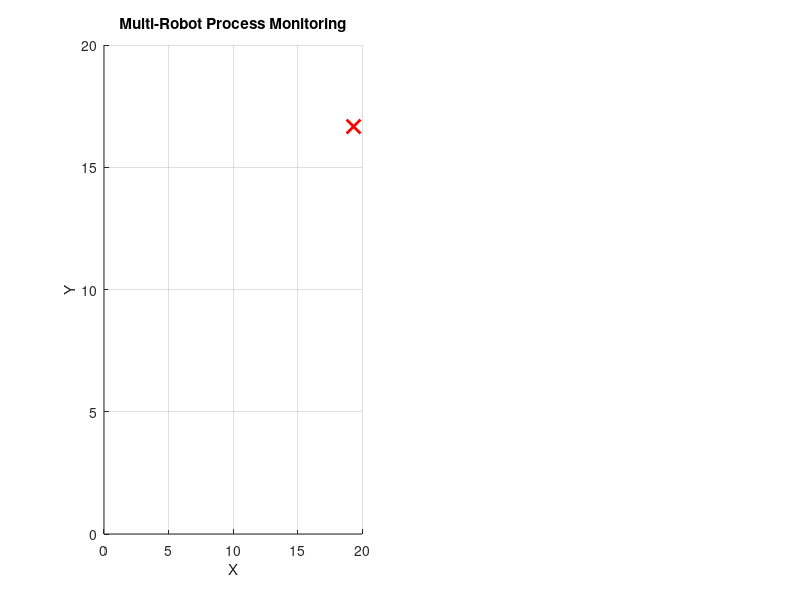

Source code (MATLAB): (Note: this script raises an error after producing the figure.)
clear all
close all

%% Simulation Parameters
M = 5;                  % Number of robots
N = 1;                  % Number of processes
dt = 0.1;               % Time step [s]
sim_time = 60         % Simulation time [s]
show_contour = true;    % Show measurement quality contours
kalman = 1;             % Toggle for using kalman filter (only works for N=1)
show_all_measurements = 0;

% Map bounderies
xmax_m = 20;
ymax_m = 20;
xmin_m = 0;
ymin_m = 0;
sigmoid = @(x,v) 1 ./ (1+exp(-v*x));
%% Process Parameters (Double Integrated Random Walk)
proc_pos = ([xmax_m ymax_m]-[xmin_m ymin_m]).*rand(N,2) + [xmin_m ymin_m];  % Place process positions randomly within the map boundaries.
A = cell(1,N);          % State transition matrices
G = cell(1,N);          % Process noise matrices
C = cell(1,N);          % Measurement matrices
Q = cell(1,N);          % Process noise covariance

for n = 1:N
    A{n} = [1 dt; 0 1];
    G{n} = [dt^2/2; dt];
    C{n} = [1 0];       % Measure position only
    Q{n} = 0.1;         % Process noise variance
end

%% Measurement Noise Function (R increases with distance)
R0 = 0.1;               % Minimum noise variance
R_max = 1000;            % Maximum noise variance
R_func = @(d) 0.01*exp(0.5*d);

%% Robot Initialization
% Generate initial positions in a diagonal line starting from (10, 10)
%robot_pos = [10, 10] + (0:M-1)'*[1, 1]; % MOHAMAD
robot_posX = (xmax_m - xmin_m)*rand(M,1) + xmin_m;
robot_posY = (ymax_m - ymin_m)*rand(M,1) + ymin_m;
robot_pos = [robot_posX robot_posY];

% Set initial orientations to be equally spaced around a circle
%robot_theta = (0:M-1)'*(2*pi/M); % MOHAMAD
robot_theta = rand(M,1) * 2*pi;
robot_v = zeros(M,1);          % Linear velocities
robot_omega = zeros(M,1);      % Angular velocities
%% Movement Parameters
max_speed = 0.8*2;        % Maximum robot speed
max_omega = pi/2;       % Maximum angular velocity
change_prob = 0.1;      % Probability of changing direction

%% Process States (Position and Velocity)
z = zeros(2, N);        % Each column = [position; velocity] for the process

%% Simulation Setup
T = sim_time/dt;        % Number of simulation steps
t_vec = (0:T-1) * dt;   % Time vector for plotting

%% Create storage for time-series data
% true_vals_time(k,n) = true value of process n at time-step k
true_vals_time = zeros(T, N);

% meas_vals_time(k,m,n) = measurement of process n by robot m at time-step k
meas_vals_time = zeros(T, M, N);

%% Initialize kalman filter
if kalman
kalman_estimates = zeros(T,2);
Q_kalman = [Q{1} 0; 0 Q{1}];
C_kalman = zeros(M,2);
for m=1:M
    C_kalman(m,:) = C{1};
end
z0 = [0;0];
P0 = Q_kalman;
z_pred = z0;
P_pred = P0;
R_kalman = zeros(M,M);
y_multi = zeros(M,1);
end
%% Figure with Two Subplots
figure;

% Left subplot: Animation
subplot(1,2,1);
hold on;
axis([xmin_m xmax_m ymin_m ymax_m]);
grid on;
title('Multi-Robot Process Monitoring');
xlabel('X'); ylabel('Y');

% Plot the (fixed) processes
proc_plot = plot(proc_pos(:,1), proc_pos(:,2), 'rx',...
    'MarkerSize', 10, 'LineWidth', 2);

% Initialize robot quiver objects
robot_quivers = gobjects(M,1);
for m = 1:M
    robot_quivers(m) = quiver(robot_pos(m,1), robot_pos(m,2),...
        0.5*cos(robot_theta(m)), 0.5*sin(robot_theta(m)),...
        'b', 'LineWidth', 2, 'MaxHeadSize', 2);
end

% Optionally, add the contour plots for measurement quality
if show_contour
    [X, Y] = meshgrid(xmin_m:0.1:xmax_m, ymin_m:0.1:ymax_m);
    contour_plots = gobjects(N,1);
    colorsProc = lines(N);
    for n = 1:N
        R_inv = 1 ./ arrayfun(@(xx,yy) R_func(norm([xx,yy]-proc_pos(n,:))), X, Y);
        [~, contour_plots(n)] = contour(X, Y, R_inv, 'LineWidth', 1,...
            'EdgeColor', colorsProc(n,:));
    end
end

% Right subplot: Time-series of true processes & measurements
subplot(1,2,2);
hold on; grid on;
title('True Process Values vs. Measurements Over Time');
xlabel('Time [s]');
ylabel('Value');

% We will have N "true process" lines, and M lines for each process's measurement
colors = lines(N);

% Handles for true process lines: one per process
true_val_plots = gobjects(N,1);
% Handles for measurement lines: M for each process => M-by-N array
meas_val_plots = gobjects(M, N);
if kalman
    kalman_plots = gobjects(N,1);
end

for n = 1:N
    % True process line
    true_val_plots(n) = plot(nan, nan, 'Color', colors(n,:),...
        'LineWidth', 2, 'DisplayName', sprintf('Process %d (True)', n));

    % Measurement lines for each robot
    if show_all_measurements
    for m = 1:M
        % Use a dashed style but the same color as the "true" line
        meas_val_plots(m,n) = plot(nan, nan, '--', 'Color', colors(n,:),...
            'LineWidth', 1, 'DisplayName', sprintf('Process %d, Robot %d', n, m));
    end
    end
    if kalman
        kalman_plots(n) = plot(nan, nan, 'Color', 'r',...
        'LineWidth', 2, 'DisplayName', sprintf('Estimate %d', n));
    end
end
legend('Location','best');

%% Simulation Loop
for k = 1:T
    % 1) Update the process states
    for n = 1:N
        w = sqrt(Q{n}) * randn();
        z(:,n) = A{n} * z(:,n) + G{n} * w;
    end
    
    % 2) Update robot positions (with boundary check)
    for m = 1:M
        % Randomly update speed/turn rate
        if rand() < change_prob
            robot_v(m) = max_speed * rand();
            robot_omega(m) = (rand()-0.5)*2*max_omega;
        end
        
        % Update orientation
        robot_theta(m) = mod(robot_theta(m) + robot_omega(m)*dt, 2*pi);
        
        % Proposed new position
        new_x = robot_pos(m,1) + robot_v(m)*cos(robot_theta(m))*dt;
        new_y = robot_pos(m,2) + robot_v(m)*sin(robot_theta(m))*dt;
        
        % If out of bounds, freeze movement
        if (new_x < xmin_m || new_x > xmax_m || new_y < ymin_m || new_y > ymax_m)
            robot_v(m) = 0;  % Robot "freezes"
        else
            % Update position only if within boundary
            robot_pos(m,1) = new_x;
            robot_pos(m,2) = new_y;
        end
    end
    
    % 3) Collect measurements from each robot for each process
    for n = 1:N
        % True process value (position = first element)
        true_vals_time(k,n) = C{n} * z(:,n);
    end
    
    for m = 1:M
        for n = 1:N
            d = norm(robot_pos(m,:) - proc_pos(n,:));
            R = R_func(d);
            noise = sqrt(R) * randn();
            meas_val = C{n} * z(:,n) + noise;
            meas_vals_time(k,m,n) = meas_val;
            if kalman
                R_kalman(m,m) = R;
                y_multi(m) = meas_val;
            end
        end
    end

    % 4) Execute kalman filter
    if kalman
    %Measurement Update
    y_pred = C_kalman*z_pred;
    y_tilde = y_multi - y_pred;
    K_K = P_pred*C_kalman'*(C_kalman*P_pred*C_kalman' + R_kalman)^-1;
    kalman_estimates(k,:) = z_pred + K_K*y_tilde;
    P_update = (eye(2)-K_K*C_kalman)*P_pred*(eye(2)-K_K*C_kalman)' + K_K*R_kalman*K_K';

    %Time update
    x_pred = A{1}*kalman_estimates(k);
    P_pred = A{1}*P_update*A{1}' + Q_kalman;
    end
    
    %% Update plots
    
    % -- (a) Animation on the left subplot
    subplot(1,2,1);
    for m = 1:M
        set(robot_quivers(m), ...
            'XData', robot_pos(m,1), ...
            'YData', robot_pos(m,2), ...
            'UData', 0.5*cos(robot_theta(m)), ...
            'VData', 0.5*sin(robot_theta(m)));
    end
    
    % -- (b) Time-series on the right subplot
    subplot(1,2,2);
    % Update "true" lines
    for n = 1:N
        set(true_val_plots(n), ...
            'XData', t_vec(1:k), ...
            'YData', true_vals_time(1:k,n));
        
        % Update robot measurement lines
        if show_all_measurements
        for m = 1:M
            set(meas_val_plots(m,n), ...
                'XData', t_vec(1:k), ...
                'YData', meas_vals_time(1:k,m,n));
        end
        end
        %Update Kalman filter line
        set(kalman_plots(n), ...
            'XData', t_vec(1:k), ...
            'YData', kalman_estimates(1:k,n));
    end
    
    drawnow limitrate;
    pause(0.01);
end
